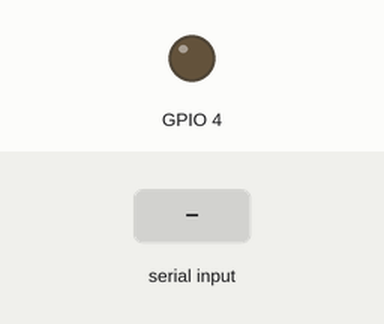
Bench run of a sketch on a simulated ESP32. On the bench: output pins drawn as LEDs (lit = HIGH). The test bench sets the inputs (shaded band). The camera gives no picture; what the sketch prints to the serial monitor is not drawn.

Above: at 3.1 s.
3.2 s: "x" received over Serial
At 4.43 s:
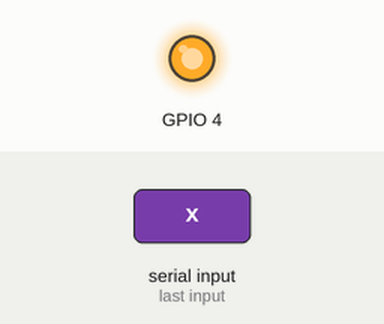
Timing chart, 0 to 6.2 s (numbered marks = the images above; inputs shaded):
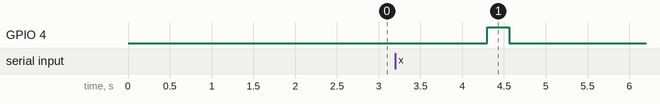

Measured:
- after the input at 3.2 s, GPIO 4: LOW → HIGH after 1.1 s, → LOW 0.26 s later

The sketch:

rgb565_to_py_request.ino
```cpp
/* Data stream successfu */

#include "esp_camera.h"
#include "Arduino.h"
#include "FS.h"                // SD Card ESP32
#include "SD_MMC.h"            // SD Card ESP32
#include "soc/soc.h"           // Disable brownour problems
#include "soc/rtc_cntl_reg.h"  // Disable brownour problems
#include "driver/rtc_io.h"
#include <EEPROM.h>            // read and write from flash memory

#include <stdbool.h>


// define the number of bytes you want to access
#define EEPROM_SIZE 1

// Pin definition for CAMERA_MODEL_AI_THINKER
#define PWDN_GPIO_NUM     32
#define RESET_GPIO_NUM    -1
#define XCLK_GPIO_NUM      0
#define SIOD_GPIO_NUM     26
#define SIOC_GPIO_NUM     27

#define Y9_GPIO_NUM       35
#define Y8_GPIO_NUM       34
#define Y7_GPIO_NUM       39
#define Y6_GPIO_NUM       36
#define Y5_GPIO_NUM       21
#define Y4_GPIO_NUM       19
#define Y3_GPIO_NUM       18
#define Y2_GPIO_NUM        5
#define VSYNC_GPIO_NUM    25
#define HREF_GPIO_NUM     23
#define PCLK_GPIO_NUM     22

unsigned char rx = 0;

unsigned int frame_width;
unsigned int frame_height;
unsigned char pixel_format = 0;

void setup() {
  WRITE_PERI_REG(RTC_CNTL_BROWN_OUT_REG, 0); //disable brownout detector

  pinMode(4, OUTPUT);
  //digitalWrite(4, HIGH);delay(40);digitalWrite(4, LOW);
  digitalWrite(4, LOW);

  Serial.begin(115200);
  //Serial.setDebugOutput(true);
  //Serial.println();


  camera_config_t config;
  config.ledc_channel = LEDC_CHANNEL_0;
  config.ledc_timer = LEDC_TIMER_0;
  config.pin_d0 = Y2_GPIO_NUM;
  config.pin_d1 = Y3_GPIO_NUM;
  config.pin_d2 = Y4_GPIO_NUM;
  config.pin_d3 = Y5_GPIO_NUM;
  config.pin_d4 = Y6_GPIO_NUM;
  config.pin_d5 = Y7_GPIO_NUM;
  config.pin_d6 = Y8_GPIO_NUM;
  config.pin_d7 = Y9_GPIO_NUM;
  config.pin_xclk = XCLK_GPIO_NUM;
  config.pin_pclk = PCLK_GPIO_NUM;
  config.pin_vsync = VSYNC_GPIO_NUM;
  config.pin_href = HREF_GPIO_NUM;
  config.pin_sscb_sda = SIOD_GPIO_NUM;
  config.pin_sscb_scl = SIOC_GPIO_NUM;
  config.pin_pwdn = PWDN_GPIO_NUM;
  config.pin_reset = RESET_GPIO_NUM;
  config.xclk_freq_hz = 20000000;
  config.pixel_format = PIXFORMAT_RGB565;

  if (config.pixel_format == PIXFORMAT_RGB565){
    pixel_format = 15;
  }
  else{
    pixel_format = 25;
  }

  //if(psramFound()){
    config.frame_size = FRAMESIZE_UXGA; // FRAMESIZE_ + QVGA|CIF|VGA|SVGA|XGA|SXGA|UXGA
    //config.jpeg_quality = 4;
    config.fb_count = 1;
  /*} else {
    config.frame_size = FRAMESIZE_XGA;
    config.jpeg_quality = 5;
    config.fb_count = 1;
  }*/

  // Init Camera
  esp_err_t err = esp_camera_init(&config);
  if (err != ESP_OK) {
    //digitalWrite(4, HIGH);delay(40);digitalWrite(4, LOW);
    Serial.printf("Camera init failed with error 0x%x", err);
    return;
  }

  //digitalWrite(4, HIGH);delay(40);digitalWrite(4, LOW);delay(40);
  //digitalWrite(4, HIGH);delay(40);digitalWrite(4, LOW);delay(40);
  for (int i=0;i<10;i++){
    camera_fb_t * fb = NULL;
    fb = esp_camera_fb_get();
    esp_camera_fb_return(fb);
    delay(100);
  }
  //digitalWrite(4, HIGH);delay(40);digitalWrite(4, LOW);delay(40);
  //digitalWrite(4, HIGH);delay(40);digitalWrite(4, LOW);delay(40);


}

void loop() {


  while (1){
    if(Serial.available()){
      if (Serial.read() == 'x') {
        break;
      }
    }
    delay(200);
  }

  delay(1000);
  Serial.write((char)49);

  camera_fb_t * fb = NULL;

  // Take Picture with Camera
  digitalWrite(4, HIGH);delay(200);
  fb = esp_camera_fb_get();
  digitalWrite(4, LOW);
  //digitalWrite(4, HIGH);delay(40);digitalWrite(4, LOW);delay(40);
  //digitalWrite(4, HIGH);delay(40);digitalWrite(4, LOW);delay(40);

  if(!fb) {
    Serial.println("Camera capture failed");
    return;
  }
  //file.write(fb->buf, fb->len); // payload (image), payload length

  Serial.print("@#@");
  frame_width = fb->width;
  frame_height = fb->height;

  Serial.write((frame_width>> 0) & 0xFF);
  Serial.write((frame_width>> 8) & 0xFF);
  Serial.write((frame_width>>16) & 0xFF);
  Serial.write((frame_width>>24) & 0xFF);

  Serial.write((frame_height>> 0) & 0xFF);
  Serial.write((frame_height>> 8) & 0xFF);
  Serial.write((frame_height>>16) & 0xFF);
  Serial.write((frame_height>>24) & 0xFF);


  Serial.write(pixel_format);

  delay(100);

  for (int i = 0; i < fb->len; i++)
  {
     Serial.write(fb->buf[i]);
  }
  Serial.print("#@#");

  esp_camera_fb_return(fb);

  // Turns off the ESP32-CAM white on-board LED (flash) connected to GPIO 4
  digitalWrite(4, LOW);
  rtc_gpio_hold_en(GPIO_NUM_4);

  delay(2000);

}
```
